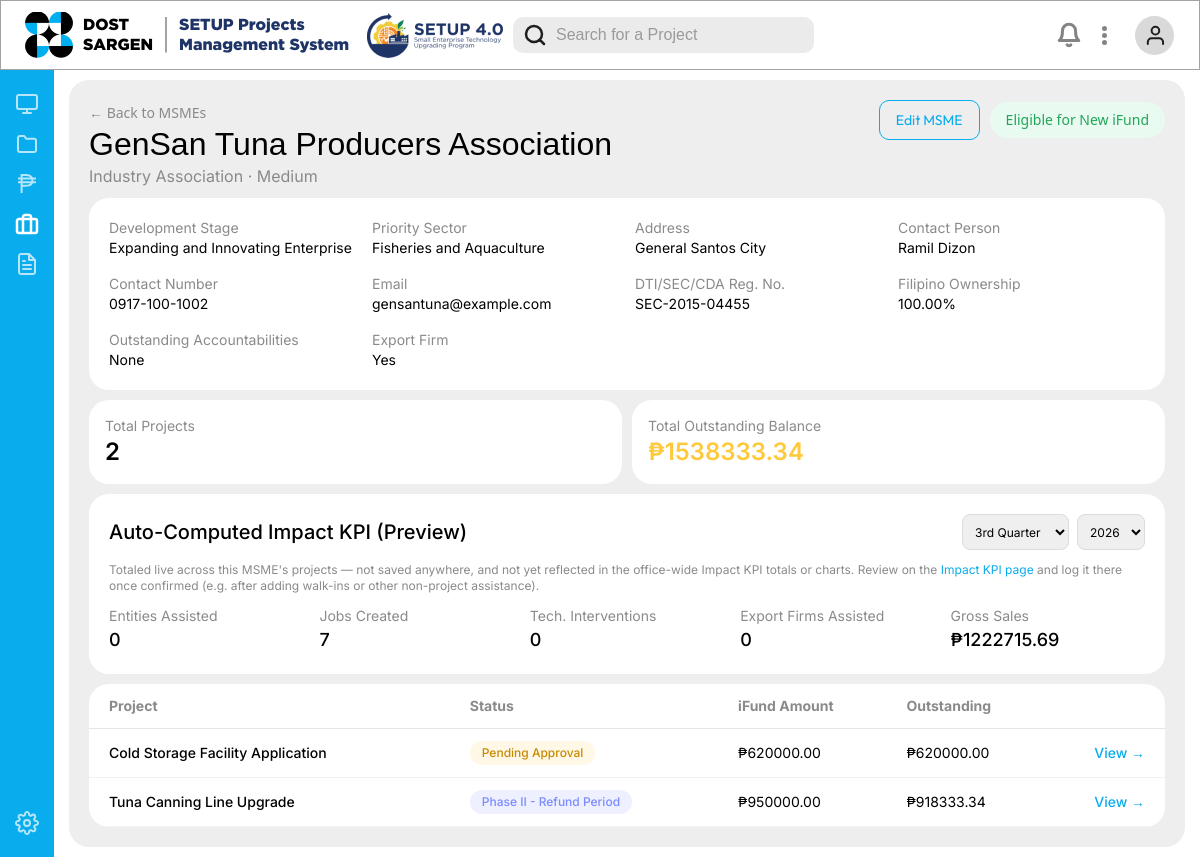
The page /msmes/76/ on the database its author committed.
### monitoring/models.py (models this page shows, shortened)
class Cooperator(models.Model):
    BUSINESS_TYPE_CHOICES = [
        ('sole_proprietorship', 'Sole Proprietorship'),
        ('partnership', 'Partnership'),
        ('corporation', 'Corporation'),
        ('cooperative', 'Cooperative'),
        ('industry_association', 'Industry Association'),
        ('lgu', 'Local Government Unit'),
        ('suc', 'State University/College'),
        ('other', 'Other'),
    ]
    ENTERPRISE_CATEGORY_CHOICES = [
        ('micro', 'Micro'),
        ('small', 'Small'),
        ('medium', 'Medium'),
    ]
    DEVELOPMENT_STAGE_CHOICES = [
        ('developing', 'Developing Enterprise'),
        ('growing', 'Growing Enterprise'),
        ('expanding', 'Expanding and Innovating Enterprise'),
    ]
    name = models.CharField(max_length=255)
    business_type = models.CharField(max_length=30, choices=BUSINESS_TYPE_CHOICES)
    enterprise_category = models.CharField(max_length=10, choices=ENTERPRISE_CATEGORY_CHOICES, blank=True)
    development_stage = models.CharField(max_length=15, choices=DEVELOPMENT_STAGE_CHOICES, blank=True)
    priority_sector = models.CharField(max_length=100, blank=True)
    address = models.CharField(max_length=255, blank=True)
    contact_person = models.CharField(max_length=255, blank=True)
    contact_number = models.CharField(max_length=50, blank=True)
    email = models.EmailField(blank=True)
    dti_sec_cda_registration_no = models.CharField(
        "DTI/SEC/CDA Registration No.", max_length=100, blank=True
    )
    filipino_ownership_percent = models.DecimalField(
        max_digits=5, decimal_places=2, default=Decimal("100.00"),
        help_text="Must be at least 60% per eligibility requirements."
    )
    has_outstanding_accountabilities = models.BooleanField(default=False)
    is_export_firm = models.BooleanField(
        "Export Firm", default=False,
        help_text="Whether this MSME is engaged in exporting.",
    )
    created_at = models.DateTimeField(auto_now_add=True)
    updated_at = models.DateTimeField(auto_now=True)
    class Meta:
        verbose_name = "MSME"
        verbose_name_plural = "MSMEs"
    @property
    def is_eligible_for_new_ifund(self):
        return (
            not self.has_outstanding_accountabilities
            and self.filipino_ownership_percent >= Decimal("60.00")
        )
    @property
    def total_outstanding_balance(self):
        return sum((p.remaining_balance for p in self.projects.all()), Decimal("0"))

class Project(models.Model):
    class Status(models.TextChoices):
        PENDING = 'pending', 'Pending Approval'
        PHASE_1 = 'phase_1', 'Phase I - Implementation'
        PHASE_2 = 'phase_2', 'Phase II - Refund Period'
        COMPLETED = 'completed', 'Completed'
        TERMINATED = 'terminated', 'Terminated'
        WITHDRAWN = 'withdrawn', 'Withdrawn'
    class TerminationReason(models.TextChoices):
        FORCE_MAJEURE = 'force_majeure', 'Force Majeure / Fortuitous Event'
        COOPERATOR_DEFAULT = 'default', "Cooperator's Failure/Neglect"
        DEATH = 'death', 'Death of Cooperator'
        OTHER = 'other', 'Other'
    DELINQUENCY_THRESHOLD_MONTHS = 3
    cooperator = models.ForeignKey(
        Cooperator, on_delete=models.PROTECT, related_name='projects', verbose_name="MSME"
    )
    title = models.CharField(max_length=255)
    project_code = models.CharField(max_length=50, unique=True, blank=True, null=True)
    status = models.CharField(max_length=15, choices=Status.choices, default=Status.PENDING)
    total_ifund_amount = models.DecimalField(
        "Total iFund Support (₱)", max_digits=14, decimal_places=2,
        blank=True, default=Decimal("0"),
        help_text=(
            "Total amount of funding assistance approved (the principal to be "
            "refunded). Leave blank until the approved amount is confirmed — "
            "defaults to ₱0 rather than being left null, since remaining_balance/"
            "refund_progress_percent below do arithmetic on this field and a real "
            "None would crash them."
        )
    )
    fund_source = models.CharField(
        max_length=20,
        choices=[('setup_budget', 'SETUP Budget (refundable)'), ('lgia', 'Local GIA (non-refundable)')],
        default='setup_budget',
    )
    phase1_start_date = models.DateField(null=True, blank=True, help_text="Date SETUP funds were received.")
    phase1_expected_end_date = models.DateField(
        null=True, blank=True,
        help_text="6–12 months from phase1_start_date per AO guidelines."
    )
    phase1_actual_end_date = models.DateField(null=True, blank=True)
    refund_period_years = models.PositiveSmallIntegerField(
        choices=[(3, '3 years'), (5, '5 years')], null=True, blank=True
    )
    refund_start_date = models.DateField(null=True, blank=True, help_text="Commences after Phase I completion.")
    refund_extension_years = models.PositiveSmallIntegerField(
        default=0, validators=[MaxValueValidator(2)],
        help_text="Max 2 additional years allowed."
    )
    budget_realignment_count = models.PositiveSmallIntegerField(default=0)
    implementation_date_changed = models.BooleanField(default=False)
    termination_reason = models.CharField(
        max_length=20, choices=TerminationReason.choices, blank=True
    )
    termination_date = models.DateField(null=True, blank=True)
    final_obligation_amount = models.DecimalField(
        max_digits=14, decimal_places=2, null=True, blank=True,
        help_text="Computed per Annex B for terminated/withdrawn projects."
    )
    notes = models.TextField(blank=True)
    jobs_created = models.PositiveIntegerField(
        "Jobs Created", default=0,
        help_text="Jobs created as a direct result of this project (warm bodies).",
    )
    gross_sales = models.DecimalField(
        "Gross Sales (₱)", max_digits=14, decimal_places=2, default=Decimal("0"),
        help_text="MSME's current reported gross sales attributable to this project.",
    )
    photo = models.ImageField(upload_to='project_photos/%Y/%m/', blank=True, null=True)
    created_at = models.DateTimeField(auto_now_add=True)
    updated_at = models.DateTimeField(auto_now=True)
    class Meta:
        ordering = ['-created_at']
    @property
    def total_refunded(self):
        return self.refund_payments.aggregate(
            total=models.Sum('amount_paid')
        )['total'] or Decimal("0")
    @property
    def remaining_balance(self):
        return self.total_ifund_amount - self.total_refunded
    @property
    def refund_progress_percent(self):
        if not self.total_ifund_amount:
            return Decimal("0")
        return round((self.total_refunded / self.total_ifund_amount) * 100, 2)

### monitoring/views.py (the view)
# urls.py: path('msmes/<int:pk>/', views.msme_detail, name='msme_detail'),
def msme_detail(request, pk):
    msme = get_object_or_404(Cooperator, pk=pk)
    projects = msme.projects.all()
    impact_year, impact_quarter, current_year = _resolve_impact_quarter_params(request)
    msme_quarter_estimate = ImpactRecord.compute_project_estimate(
        impact_year, impact_quarter, projects_qs=projects,
    )
    context = {
        "active_page": "msmes",
        "msme": msme,
        "projects": projects,
        "total_outstanding_balance": msme.total_outstanding_balance,
        "msme_quarter_estimate": msme_quarter_estimate,
        "impact_year": impact_year,
        "impact_quarter": impact_quarter,
        "impact_quarter_choices": ImpactRecord.Quarter.choices,
        "impact_year_choices": range(current_year - 3, current_year + 1),
    }
    return render(request, "monitoring/msme_detail.html", context)

### monitoring/templates/monitoring/msme_detail.html (shortened to what this page needs)
{% extends "monitoring/base.html" %}
{% load static %}
{% block content %}
<div class="flex min-h-full flex-col gap-2.5 rounded-[20px] bg-[#eeeeee] p-5">
    <div class="flex flex-wrap items-start justify-between gap-4">
        <div>
            <a href="{% url 'msme_list' %}" class="text-sm text-[#8a8a8a] hover:underline">← Back to MSMEs</a>
            <h1 class="font-['Arial-Regular',_sans-serif] text-[32px] text-black leading-tight">{{ msme.name }}</h1>
            <p class="font-['Inter',_sans-serif] text-[#8a8a8a]">
                {{ msme.get_business_type_display }}
                {% if msme.enterprise_category %} · {{ msme.get_enterprise_category_display }}{% endif %}
            </p>
        </div>
        <div class="flex items-center gap-2.5 shrink-0">
            <a href="{% url 'msme_edit' msme.pk %}"
                class="h-10 flex items-center rounded-[10px] px-4 border border-[#09ACED] font-['Outfit',_sans-serif] text-sm text-[#09ACED] hover:bg-[#E6F7FF]">
                Edit MSME
            </a>
            <span class="inline-block rounded-full px-4 py-2 text-sm font-medium
                {% if msme.is_eligible_for_new_ifund %} bg-[#E9FBF0] text-[#22A559] {% else %} bg-[#FDECEC] text-[#E24C4C] {% endif %}">
                {% if msme.is_eligible_for_new_ifund %}Eligible for New iFund{% else %}Not Eligible for New iFund{% endif %}
            </span>
        </div>
    </div>
    <div class="rounded-[20px] bg-white p-5 grid grid-cols-[repeat(auto-fit,minmax(220px,1fr))] gap-4 font-['Inter',_sans-serif] text-sm">
        <div><span class="text-[#8a8a8a] block">Development Stage</span>{{ msme.get_development_stage_display|default:"—" }}</div>
        <div><span class="text-[#8a8a8a] block">Priority Sector</span>{{ msme.priority_sector|default:"—" }}</div>
        <div><span class="text-[#8a8a8a] block">Address</span>{{ msme.address|default:"—" }}</div>
        <div><span class="text-[#8a8a8a] block">Contact Person</span>{{ msme.contact_person|default:"—" }}</div>
        <div><span class="text-[#8a8a8a] block">Contact Number</span>{{ msme.contact_number|default:"—" }}</div>
        <div><span class="text-[#8a8a8a] block">Email</span>{{ msme.email|default:"—" }}</div>
        <div><span class="text-[#8a8a8a] block">DTI/SEC/CDA Reg. No.</span>{{ msme.dti_sec_cda_registration_no|default:"—" }}</div>
        <div><span class="text-[#8a8a8a] block">Filipino Ownership</span>{{ msme.filipino_ownership_percent }}%</div>
        <div><span class="text-[#8a8a8a] block">Outstanding Accountabilities</span>{% if msme.has_outstanding_accountabilities %}Yes{% else %}None{% endif %}</div>
        <div><span class="text-[#8a8a8a] block">Export Firm</span>{% if msme.is_export_firm %}Yes{% else %}No{% endif %}</div>
    </div>
    <div class="grid grid-cols-[repeat(auto-fit,minmax(200px,1fr))] gap-2.5">
        <div class="rounded-[20px] bg-white p-4">
            <span class="block font-['Inter',_sans-serif] text-sm text-[#8a8a8a]">Total Projects</span>
            <span class="block font-['Inter',_sans-serif] text-2xl font-semibold text-black">{{ projects|length }}</span>
        </div>
        <div class="rounded-[20px] bg-white p-4">
            <span class="block font-['Inter',_sans-serif] text-sm text-[#8a8a8a]">Total Outstanding Balance</span>
            <span class="block font-['Inter',_sans-serif] text-2xl font-semibold text-[#FFC93C]">₱{{ total_outstanding_balance|floatformat:2 }}</span>
        </div>
    </div>
    <div class="rounded-[20px] bg-white p-5">
        <div class="flex flex-wrap items-center justify-between gap-3 mb-3">
            <span class="font-['Inter',_sans-serif] text-xl font-medium text-black">Auto-Computed Impact KPI (Preview)</span>
            <form method="get" class="flex items-center gap-2">
                <select name="impact_quarter" onchange="this.form.submit()"
                    class="h-9 rounded-[8px] border border-[#dcdcdc] px-2 font-['Inter',_sans-serif] text-xs">
                    {% for value, label in impact_quarter_choices %}
                    <option value="{{ value }}" {% if impact_quarter == value %}selected{% endif %}>{{ label }}</option>
                    {% endfor %}
                </select>
                <select name="impact_year" onchange="this.form.submit()"
                    class="h-9 rounded-[8px] border border-[#dcdcdc] px-2 font-['Inter',_sans-serif] text-xs">
                    {% for y in impact_year_choices %}
                    <option value="{{ y }}" {% if impact_year == y %}selected{% endif %}>{{ y }}</option>
                    {% endfor %}
                </select>
            </form>
        </div>
        <p class="font-['Inter',_sans-serif] text-xs text-[#8a8a8a] mb-3">
            Totaled live across this MSME's projects — not saved anywhere, and not yet reflected in the office-wide
            Impact KPI totals or charts. Review on the <a href="{% url 'reports' %}" class="text-[#09ACED] hover:underline">Impact KPI page</a>
            and log it there once confirmed (e.g. after adding walk-ins or other non-project assistance).
        </p>
        <div class="grid grid-cols-[repeat(auto-fit,minmax(150px,1fr))] gap-4 font-['Inter',_sans-serif] text-sm">
            <div>
                <span class="text-[#8a8a8a] block">Entities Assisted</span>
                <span class="text-black text-lg font-medium">{{ msme_quarter_estimate.entities_assisted }}</span>
            </div>
            <div>
                <span class="text-[#8a8a8a] block">Jobs Created</span>
                <span class="text-black text-lg font-medium">{{ msme_quarter_estimate.jobs_created }}</span>
            </div>
            <div>
                <span class="text-[#8a8a8a] block">Tech. Interventions</span>
                <span class="text-black text-lg font-medium">{{ msme_quarter_estimate.technology_interventions }}</span>
            </div>
            <div>
                <span class="text-[#8a8a8a] block">Export Firms Assisted</span>
                <span class="text-black text-lg font-medium">{{ msme_quarter_estimate.export_firms_assisted }}</span>
            </div>
            <div>
                <span class="text-[#8a8a8a] block">Gross Sales</span>
                <span class="text-black text-lg font-medium">₱{{ msme_quarter_estimate.gross_sales|floatformat:2 }}</span>
            </div>
        </div>
    </div>
    <div class="rounded-[20px] bg-white overflow-x-auto">
        <table class="w-full text-left font-['Inter',_sans-serif] text-sm">
            <thead>
                <tr class="border-b border-[#e5e5e5] text-[#8a8a8a]">
                    <th class="py-3 pl-5 pr-4">Project</th>
                    <th class="py-3 pr-4">Status</th>
                    <th class="py-3 pr-4">iFund Amount</th>
                    <th class="py-3 pr-4">Outstanding</th>
                    <th class="py-3 pr-4"></th>
                </tr>
            </thead>
            <tbody>
                {% for project in projects %}
                <tr class="border-b border-[#f2f2f2] hover:bg-[#f8fafb]">
                    <td class="py-3 pl-5 pr-4 font-medium text-black">{{ project.title }}</td>
                    <td class="py-3 pr-4">
                        <span class="inline-block rounded-full px-3 py-1 text-xs font-medium
                            {% if project.status == 'phase_1' %} bg-[#E6F7FF] text-[#09ACED]
                            {% elif project.status == 'phase_2' %} bg-[#EEF0FF] text-[#7B8BFD]
                            {% elif project.status == 'completed' %} bg-[#E9FBF0] text-[#22A559]
                            {% elif project.status == 'pending' %} bg-[#FFF8E6] text-[#C98A00]
                            {% else %} bg-[#FDECEC] text-[#E24C4C]
                            {% endif %}">
                            {{ project.get_status_display }}
                        </span>
                    </td>
                    <td class="py-3 pr-4">₱{{ project.total_ifund_amount|floatformat:2 }}</td>
                    <td class="py-3 pr-4">₱{{ project.remaining_balance|floatformat:2 }}</td>
                    <td class="py-3 pr-5 text-right">
                        <a href="{% url 'project_detail' project.pk %}" class="text-[#09ACED] font-medium hover:underline">
                            View →
                        </a>
                    </td>
                </tr>
                {% empty %}
                <tr>
                    <td colspan="5" class="py-6 pl-5 text-[#8a8a8a]">This MSME has no projects yet.</td>
                </tr>
                {% endfor %}
            </tbody>
        </table>
    </div>
</div>
{% endblock %}

### rows shown on the page
Cooperator: name "GenSan Tuna Producers Association", business_type "Industry Association", enterprise_category "Medium", development_stage "Expanding and Innovating Enterprise", priority_sector "Fisheries and Aquaculture", address "General Santos City", contact_person "Ramil Dizon", contact_number "0917-100-1002", email "gensantuna@example.com", dti_sec_cda_registration_no "SEC-2015-04455", filipino_ownership_percent "100.00"
Project: title "Cold Storage Facility Application", status "Pending Approval", total_ifund_amount "620000.00", remaining_balance "620000.00"
Project: title "Tuna Canning Line Upgrade", status "Phase II - Refund Period", total_ifund_amount "950000.00", remaining_balance "918333.34"

### other values the page prints
{{ projects|length }} "2"
{{ total_outstanding_balance|floatformat:2 }} "1538333.34"
{{ msme_quarter_estimate.entities_assisted }} "0"
{{ msme_quarter_estimate.jobs_created }} "7"
{{ msme_quarter_estimate.technology_interventions }} "0"
{{ msme_quarter_estimate.export_firms_assisted }} "0"
{{ msme_quarter_estimate.gross_sales|floatformat:2 }} "1222715.69"
form field impact_quarter "3rd Quarter"
form field impact_year "2026"
